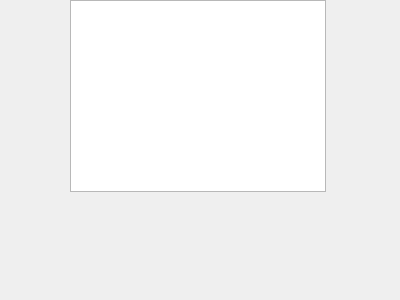
<?xml version="1.0" encoding="UTF-8"?>
<ui version="4.0">
 <class>ManualDialog</class>
 <widget class="QWidget" name="ManualDialog">
  <property name="geometry">
   <rect>
    <x>0</x>
    <y>0</y>
    <width>400</width>
    <height>300</height>
   </rect>
  </property>
  <property name="windowTitle">
   <string>Form</string>
  </property>
  <widget class="QTextBrowser" name="textBrowser">
   <property name="geometry">
    <rect>
     <x>70</x>
     <y>0</y>
     <width>256</width>
     <height>192</height>
    </rect>
   </property>
  </widget>
 </widget>
 <resources/>
 <connections/>
</ui>
